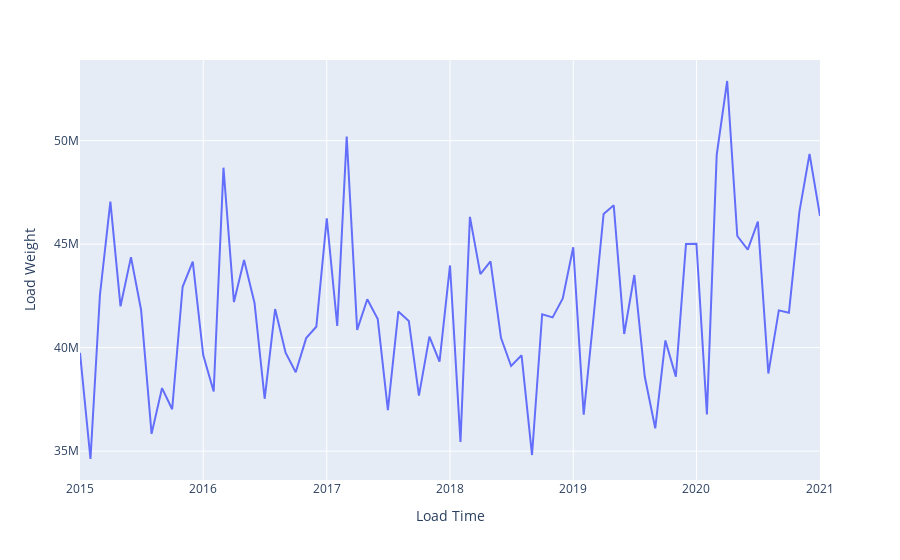

Notebook source saved alongside this figure:
### Code cell
def visualizedata(df,column):
    fig = px.line(x=df.index, y=df[column], labels={'x':'Load Time', 'y':column})
    fig.show()
visualizedata(df,'Load Weight')
